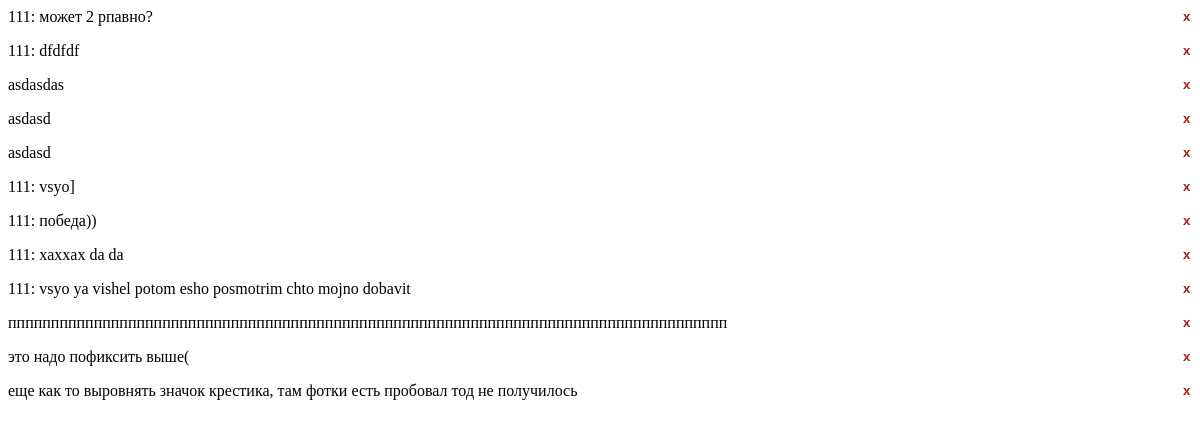
The app's page /readMsg.php?room=1 (signed in) with its own data.
### tables this page shows
CREATE TABLE `msg` (
  `message_id` int NOT NULL,
  `msg` varchar(100) NOT NULL,
  `room_id` int NOT NULL,
  `users_id` int NOT NULL
);

CREATE TABLE `users` (
  `id` int UNSIGNED NOT NULL,
  `username` varchar(100) NOT NULL,
  `password` varchar(100) NOT NULL,
  `role` varchar(10) NOT NULL,
  `banned` tinyint(1) DEFAULT NULL
);

### readMsg.php (the view, shortened to what this page needs)
<?php
try {
    $pdo = pdo();
    $roomToken = $_GET['room'];
    $sql = "SELECT * FROM `msg` WHERE `room_id` = '$roomToken'";
    $stmt = $pdo->query($sql);
    if ($stmt->rowCount() > 0) {
        while ($data = $stmt->fetch(PDO::FETCH_ASSOC)) {
            if (true) {
                $userStmt = $pdo->prepare("SELECT * FROM `users` WHERE `id` = :id");
                $userStmt->execute(['id' => intval($data['users_id'])]);
                $user = $userStmt->fetch(PDO::FETCH_ASSOC);
                $currentUserStmt = $pdo->prepare("SELECT * FROM `users` WHERE `id` = :id");
                $currentUserStmt->execute(['id' => intval($_SESSION['user_id'])]);
                $currentUser = $currentUserStmt->fetch(PDO::FETCH_ASSOC);
                $userName = $user['username'];
                ?>
                <p class="<?= (intval($data['users_id']) === intval($_SESSION['user_id'])) ? 'sender' : 'receiver' ?>">
                    <span class="userName">
                        <?php if (intval($data['users_id']) !== intval($_SESSION['user_id'])) {echo $userName .': ';}?>
                    </span>
                    <?=$data["msg"];?>
                    <?php if (intval($data['users_id']) === intval($_SESSION['user_id']) || $currentUser["role"] == "admin"): ?>
                        <button class="button-close" onclick="deleteMessage(<?= $data['message_id'] ?>)">x</button>
                    <?php endif; ?>
                </p>
                <?php
            } else {
                ?>
                    <script src="https://ajax.googleapis.com/ajax/libs/jquery/3.5.1/jquery.min.js"></script>
                    <script src="js/script.js"></script>
                <!--!>
                <?php
            }
        }
    } else {
        echo "<h3> Начните общение первым!</h3>";
    }
} catch (PDOException $e) {
    echo "Ошибка: " . $e->getMessage();
}
?>

### readMsg.php (style rules this page uses)
.button-close { color: #a71b0ffc; background-color: transparent; font-weight: 700; float: right; cursor: pointer; width: 15px; border: none; background-size: cover; background-repeat: no-repeat; }

### records on screen
msg: users.username "111", msg "может 2 рпавно?"
msg: users.username "111", msg "dfdfdf"
msg: msg "asdasdas"
msg: msg "asdasd"
msg: msg "asdasd"
msg: users.username "111", msg "vsyo]"
msg: users.username "111", msg "победа))"
msg: users.username "111", msg "xaxxax da da"
msg: users.username "111", msg "vsyo ya vishel potom esho posmotrim chto mojno dobavit"
msg: msg "пппппппппппппппппппппппппппппппппппппппппппппппппппппппппппппппппппппппппппппппппппп"
msg: msg "это надо пофиксить выше("
msg: msg "еще как то выровнять значок крестика, там фотки есть пробовал тод не получилось"
